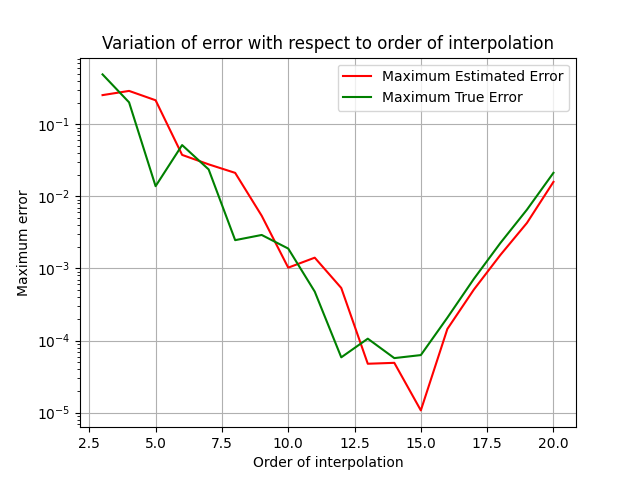

This figure's Python source:
from scipy import *
from matplotlib.pyplot import *
from numpy import *

import polint as p 

#locate 'm+1' number of points nearest to the value of x
#m is order of interpolation
def locate(xx,n,x,j,s):
	jl = 0
	ju = n-1
	s+=1
	while ju-jl > 1:
		jm = (ju+jl)//2
		if x[l] >= xx[jm]:
			jl = jm
		else:
			ju = jm
	if x[l] == xx[0]:
		j = 0
	elif x[l] == xx[n-1]:
		j = n-1
	else:
		j = jl
	return max(0,min(j-((s-2)//2),n-s)); #return index of the leftmost point in set of neighbors

n = 30
m_max = int(input("Enter the maximum order of interpolation:")) #enter order above 3
xx = linspace(0,1,n)
yy = sin(xx+(xx**2))
x = linspace(0,1,200)
j = 0 #initializing j,k,y,dy
k = 0
y = zeros(200)
dy = zeros(200)
m = arange(3,m_max+1) #array storing order starting from 3 to max order
maxest_err = zeros(m_max-2) #initializing max estimated and true error arrays
maxtru_err = zeros(m_max-2)
for s in m: #for loop for using different order of interpolation
	for i in x:
		l = where(x==i)
		k = locate(xx,n,x,j,s)
		xn = xx[k:k+s+1]
		yn = yy[k:k+s+1]
		y[l] = [p.polint(xn,yn,i)[0]]
		dy[l] = [p.polint(xn,yn,i)[1]]
	maxest_err[s-3] = amax(abs(array(dy))) #offset by 3 since order starts from 3
	maxtru_err[s-3] = amax(abs(array(sin(x+(x**2))-y)))

print("Order of interpolation at which maximum error is least is",argmin(maxest_err)+3,"and the error is",amin(maxest_err))
#plotting maximum estimated and maximum true error vs. m
figure(1)
semilogy(m,maxest_err,'r',m,maxtru_err,'g')
title("Variation of error with respect to order of interpolation")
grid("True")
xlabel("Order of interpolation")
ylabel("Maximum error")
legend(["Maximum Estimated Error","Maximum True Error"])
	
show()
